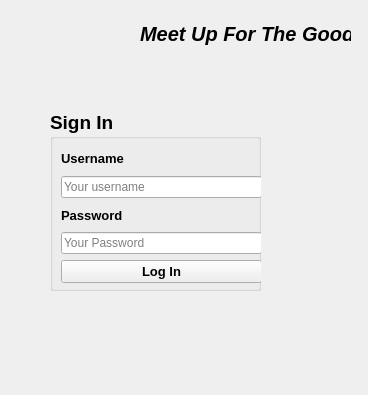
<?xml version="1.0" encoding="UTF-8"?>
<ui version="4.0">
 <class>sign_in</class>
 <widget class="QWidget" name="sign_in">
  <property name="geometry">
   <rect>
    <x>0</x>
    <y>0</y>
    <width>368</width>
    <height>395</height>
   </rect>
  </property>
  <property name="windowTitle">
   <string>Form</string>
  </property>
  <widget class="QWidget" name="widget" native="true">
   <property name="geometry">
    <rect>
     <x>520</x>
     <y>340</y>
     <width>228</width>
     <height>45</height>
    </rect>
   </property>
  </widget>
  <widget class="QWidget" name="topPanel_1" native="true">
   <property name="geometry">
    <rect>
     <x>0</x>
     <y>0</y>
     <width>131</width>
     <height>80</height>
    </rect>
   </property>
   <property name="styleSheet">
    <string notr="true">#topPanel_1
{
border-image: url(:/image/images/logo.png);
}</string>
   </property>
  </widget>
  <widget class="QGroupBox" name="SignIn_box">
   <property name="geometry">
    <rect>
     <x>50</x>
     <y>110</y>
     <width>211</width>
     <height>181</height>
    </rect>
   </property>
   <property name="font">
    <font>
     <pointsize>14</pointsize>
     <bold>true</bold>
    </font>
   </property>
   <property name="styleSheet">
    <string notr="true">#registrationbox
{
border: 1.5px solid white;
border-radius: 3px;

}</string>
   </property>
   <property name="title">
    <string>Sign In</string>
   </property>
   <widget class="QWidget" name="layoutWidget">
    <property name="geometry">
     <rect>
      <x>11</x>
      <y>37</y>
      <width>201</width>
      <height>136</height>
     </rect>
    </property>
    <layout class="QVBoxLayout" name="verticalLayout_5">
     <item>
      <layout class="QVBoxLayout" name="verticalLayout">
       <item>
        <widget class="QLabel" name="username">
         <property name="font">
          <font>
           <pointsize>10</pointsize>
           <bold>true</bold>
          </font>
         </property>
         <property name="text">
          <string>Username</string>
         </property>
        </widget>
       </item>
       <item>
        <widget class="QLineEdit" name="username_label">
         <property name="placeholderText">
          <string>Your username</string>
         </property>
        </widget>
       </item>
      </layout>
     </item>
     <item>
      <layout class="QVBoxLayout" name="verticalLayout_2">
       <item>
        <widget class="QLabel" name="Password">
         <property name="font">
          <font>
           <pointsize>10</pointsize>
           <bold>true</bold>
          </font>
         </property>
         <property name="text">
          <string>Password</string>
         </property>
        </widget>
       </item>
       <item>
        <widget class="QLineEdit" name="mail">
         <property name="echoMode">
          <enum>QLineEdit::PasswordEchoOnEdit</enum>
         </property>
         <property name="placeholderText">
          <string>Your Password</string>
         </property>
        </widget>
       </item>
      </layout>
     </item>
     <item>
      <widget class="QPushButton" name="login_bt">
       <property name="font">
        <font>
         <pointsize>10</pointsize>
         <bold>true</bold>
        </font>
       </property>
       <property name="styleSheet">
        <string notr="true">#register_btn
{
border-radius: 2px;
background:rgb(111, 205, 255);
}
#register_btn:hover
{
background:rgb(128, 156, 255)
}</string>
       </property>
       <property name="text">
        <string>Log In</string>
       </property>
      </widget>
     </item>
    </layout>
   </widget>
  </widget>
  <widget class="QLabel" name="header">
   <property name="geometry">
    <rect>
     <x>140</x>
     <y>20</y>
     <width>211</width>
     <height>27</height>
    </rect>
   </property>
   <property name="font">
    <font>
     <pointsize>15</pointsize>
     <italic>true</italic>
     <bold>true</bold>
    </font>
   </property>
   <property name="text">
    <string>Meet Up For The Good</string>
   </property>
  </widget>
 </widget>
 <resources/>
 <connections/>
</ui>
